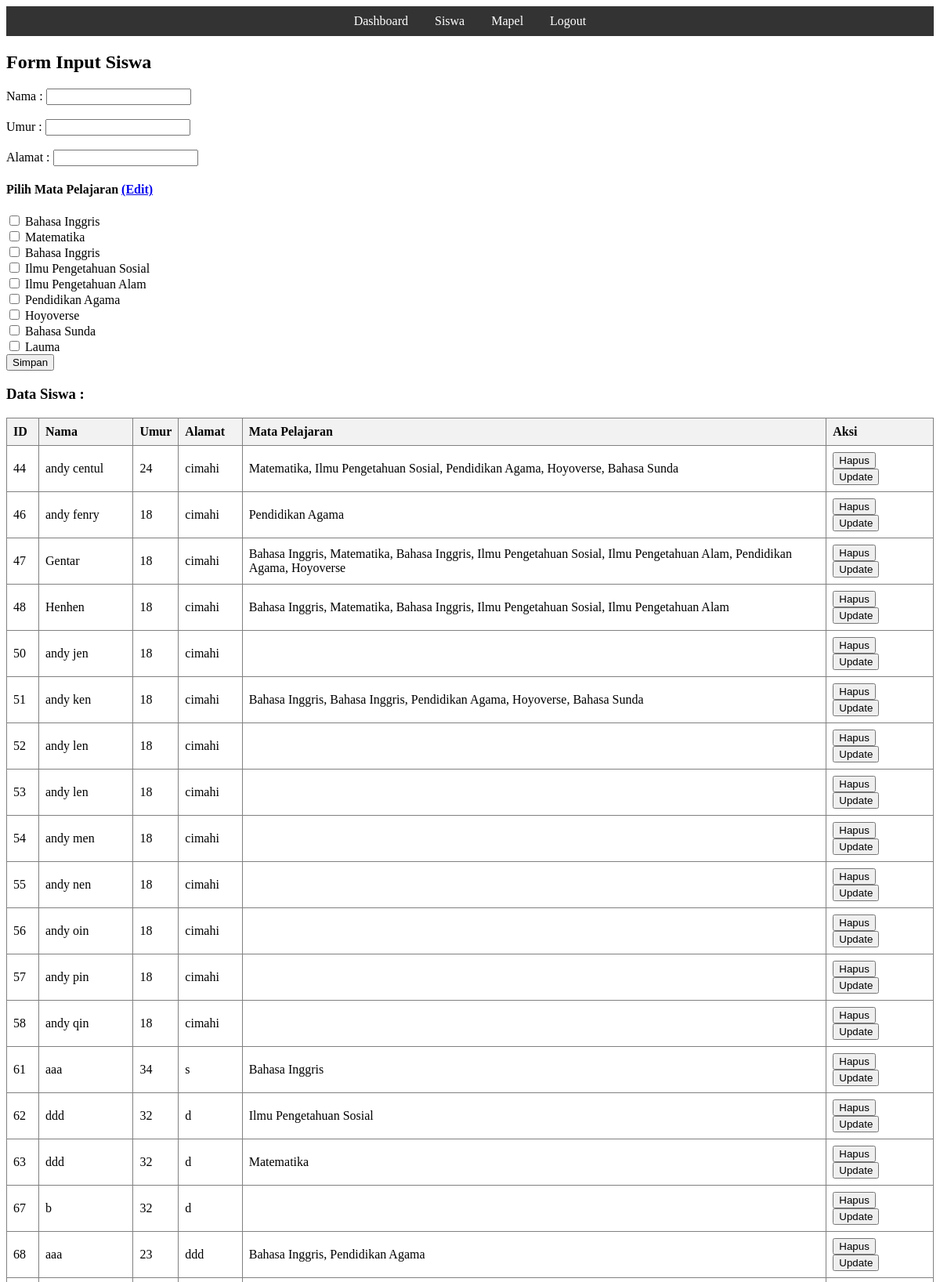
Screenshot of /procedural/siswa/index.php (signed in, upper part) with the database file from the repository.
### tables this page shows
CREATE TABLE `mapel` (
  `id_mapel` int(11) NOT NULL,
  `nama` varchar(50) DEFAULT NULL
);

CREATE TABLE `siswa` (
  `id` int(11) NOT NULL,
  `nis` varchar(20) DEFAULT NULL,
  `nama` varchar(100) DEFAULT NULL,
  `umur` int(11) DEFAULT NULL,
  `alamat` varchar(255) DEFAULT NULL
);

### procedural/siswa/tampil.php (the view, shortened to what this page needs)
<?php
include '../koneksi.php';
$result = $koneksi->query("SELECT * FROM siswa");
echo "<table border='1' cellpadding='10' cellspacing='0'>";
echo "<tr>
        <th>ID</th>
        <th>Nama</th>
        <th>Umur</th>
        <th>Alamat</th>
        <th>Mata Pelajaran</th>
        <th>Aksi</th>
    </tr>";
while($row = $result->fetch_assoc()) {
    echo "<tr>
        <td>{$row['id']}</td>
        <td>{$row['nama']}</td>
        <td>{$row['umur']}</td>
        <td>{$row['alamat']}</td>
        <td>";
        $id_siswa = $row['id'];
        $mapel_result = $koneksi->query("SELECT mapel.nama
                                FROM siswa_mapel
                                JOIN mapel ON siswa_mapel.id_mapel = mapel.id_mapel
                                WHERE siswa_mapel.id_siswa = $id_siswa
                                ");
        $nama_mapel = [];
        while($mapel = $mapel_result->fetch_assoc()) {
            $nama_mapel[] = $mapel['nama'];
        }
        echo implode(', ', $nama_mapel);
    echo  "</td>
        <td>
            <form action='hapus.php' method='post' style='display:inline' onsubmit='return confirm(\"Yakin Ingin Hapus Data ?\")'>
            <input type='hidden' name='id' value='{$row['id']}'>
            <input type='submit' value='Hapus'>
            </form>
            <form action='update.php' method='post' style='display:inline'>
            <input type='hidden' name='id' value='{$row['id']}'>
            <input type='submit' value='Update'>
            </form>
            </td>
    </tr>";
}
echo "</table>";
?>

### procedural/siswa/index.php (shortened to what this page needs)
<?php
include $_SERVER['DOCUMENT_ROOT'] . '/latihan-php/procedural/nav.php';
?>
<!DOCTYPE html>
<html lang="en">
<head>
</head>
<body>
    <h2>Form Input Siswa</h2>
    <form action="simpan.php" method="post">
        <label for="nama">Nama : </label>
        <input type="text" name="nama" id="nama" required/><br/><br/>
        <label for="umur">Umur : </label>
        <input type="number" name="umur" id="umur" required/><br/><br/>
        <label for="alamat">Alamat : </label>
        <input type="text" name="alamat" id="alamat" required/><br/>
        <h4>Pilih Mata Pelajaran <a href="../mapel/index_mapel.php">(Edit)</a> </h4>
        <?php
        $koneksi = new mysqli("localhost", "root", "", "db_siswa");
        $result = $koneksi->query("SELECT * FROM mapel");
        while ($row = $result->fetch_assoc()) {
            echo "<label>
                    <input type='checkbox' name='mapel[]' value='{$row['id_mapel']}'> {$row['nama']}
                </label>
                <br/>" ;
        }
        ?>
        <input type="submit" value="Simpan"></input>
    </form>
    <h3>Data Siswa :</h3>
    <?php
    include "tampil.php"
    ?>
</body>
</html>

### procedural/siswa/index.php (style rules this page uses)
table { border-collapse: collapse; width: 100%; }
th, td { text-align: left; padding: 8px; }
th { background-color: #f2f2f2; }
input[type="submit"] { margin-right: 5px; }

### rows the page displays
mapel: nama "Bahasa Inggris"
mapel: nama "Matematika"
mapel: nama "Bahasa Inggris"
mapel: nama "Ilmu Pengetahuan Sosial"
mapel: nama "Ilmu Pengetahuan Alam"
mapel: nama "Pendidikan Agama"
mapel: nama "Hoyoverse"
mapel: nama "Bahasa Sunda"
mapel: nama "Lauma"
siswa: id "44", nama "andy centul", umur "24", alamat "cimahi", nama_mapel "Matematika, Ilmu Pengetahuan Sosial, Pendidikan Agama, Hoyoverse, Bahasa Sunda"
siswa: id "46", nama "andy fenry", umur "18", alamat "cimahi", nama_mapel "Pendidikan Agama"
siswa: id "47", nama "Gentar", umur "18", alamat "cimahi", nama_mapel "Bahasa Inggris, Matematika, Bahasa Inggris, Ilmu Pengetahuan Sosial, Ilmu Pengetahuan Alam, Pendidikan Agama, Hoyoverse"
siswa: id "48", nama "Henhen", umur "18", alamat "cimahi", nama_mapel "Bahasa Inggris, Matematika, Bahasa Inggris, Ilmu Pengetahuan Sosial, Ilmu Pengetahuan Alam"
siswa: id "50", nama "andy jen", umur "18", alamat "cimahi"
siswa: id "51", nama "andy ken", umur "18", alamat "cimahi", nama_mapel "Bahasa Inggris, Bahasa Inggris, Pendidikan Agama, Hoyoverse, Bahasa Sunda"
siswa: id "52", nama "andy len", umur "18", alamat "cimahi"
siswa: id "53", nama "andy len", umur "18", alamat "cimahi"
siswa: id "54", nama "andy men", umur "18", alamat "cimahi"
siswa: id "55", nama "andy nen", umur "18", alamat "cimahi"
siswa: id "56", nama "andy oin", umur "18", alamat "cimahi"
siswa: id "57", nama "andy pin", umur "18", alamat "cimahi"
siswa: id "58", nama "andy qin", umur "18", alamat "cimahi"
siswa: id "61", nama "aaa", umur "34", alamat "s", nama_mapel "Bahasa Inggris"
siswa: id "62", nama "ddd", umur "32", alamat "d", nama_mapel "Ilmu Pengetahuan Sosial"
siswa: id "63", nama "ddd", umur "32", alamat "d", nama_mapel "Matematika"
siswa: id "67", nama "b", umur "32", alamat "d"
siswa: id "68", nama "aaa", umur "23", alamat "ddd", nama_mapel "Bahasa Inggris, Pendidikan Agama"
